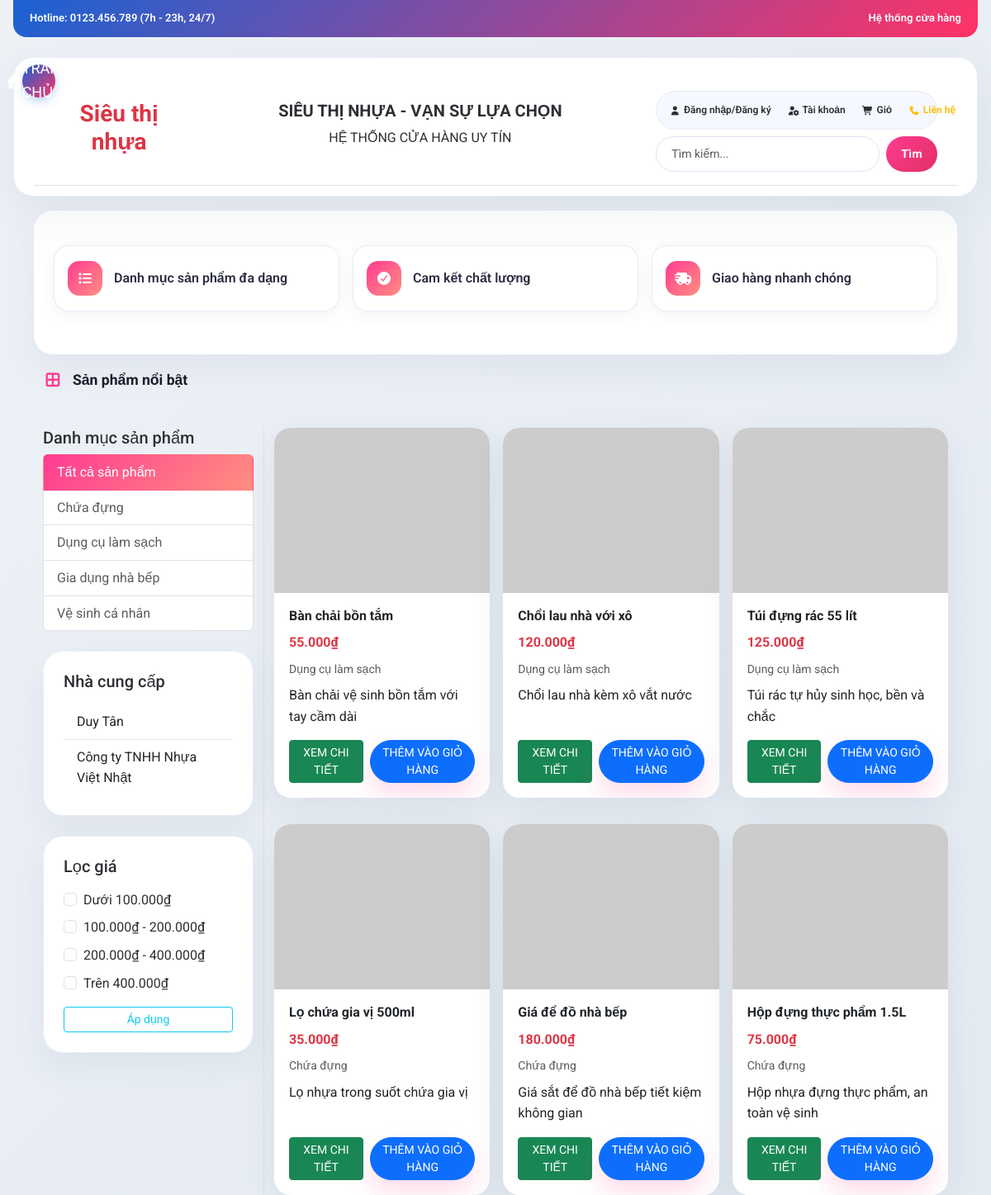
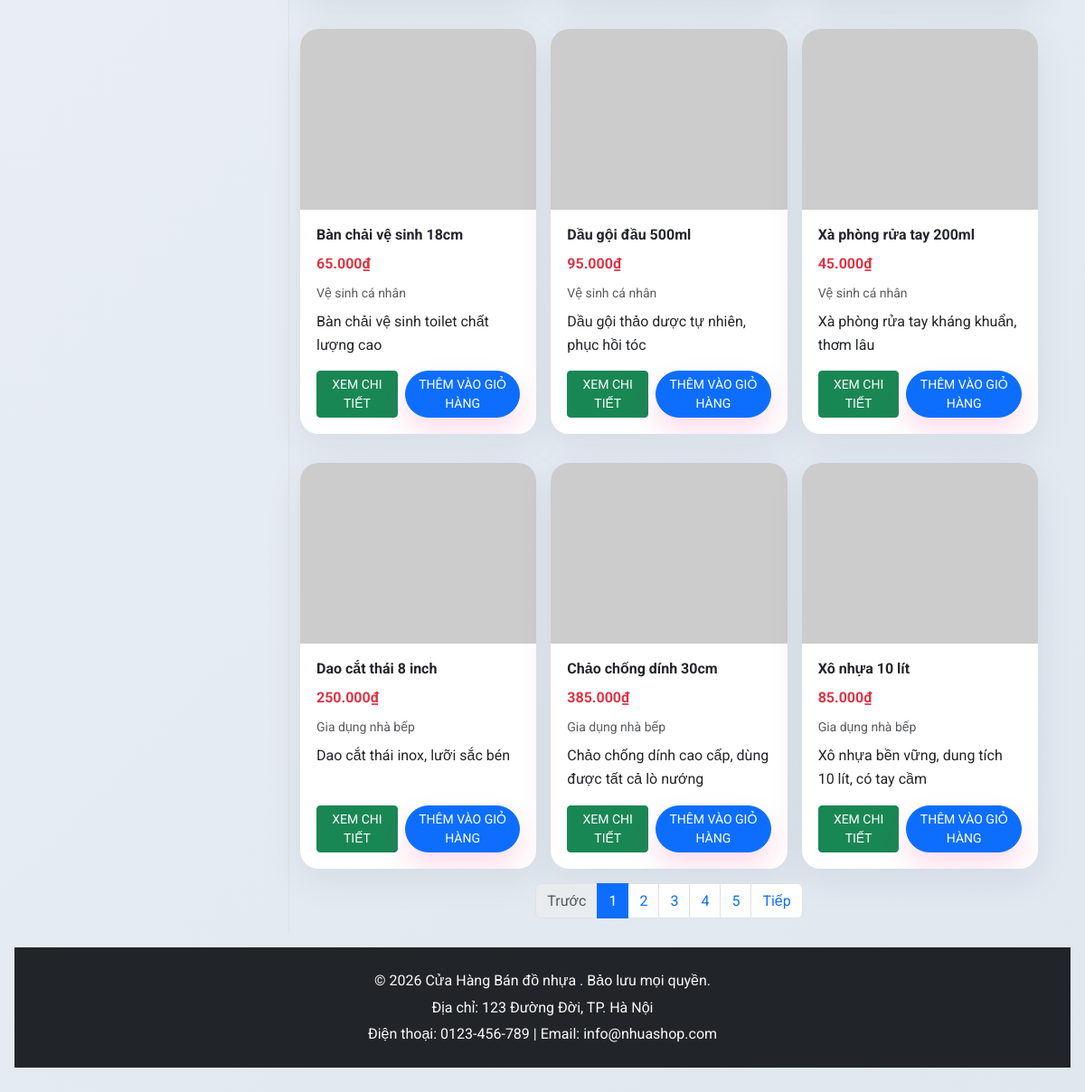
Before: / with the older database file (2 pictures, top to bottom).
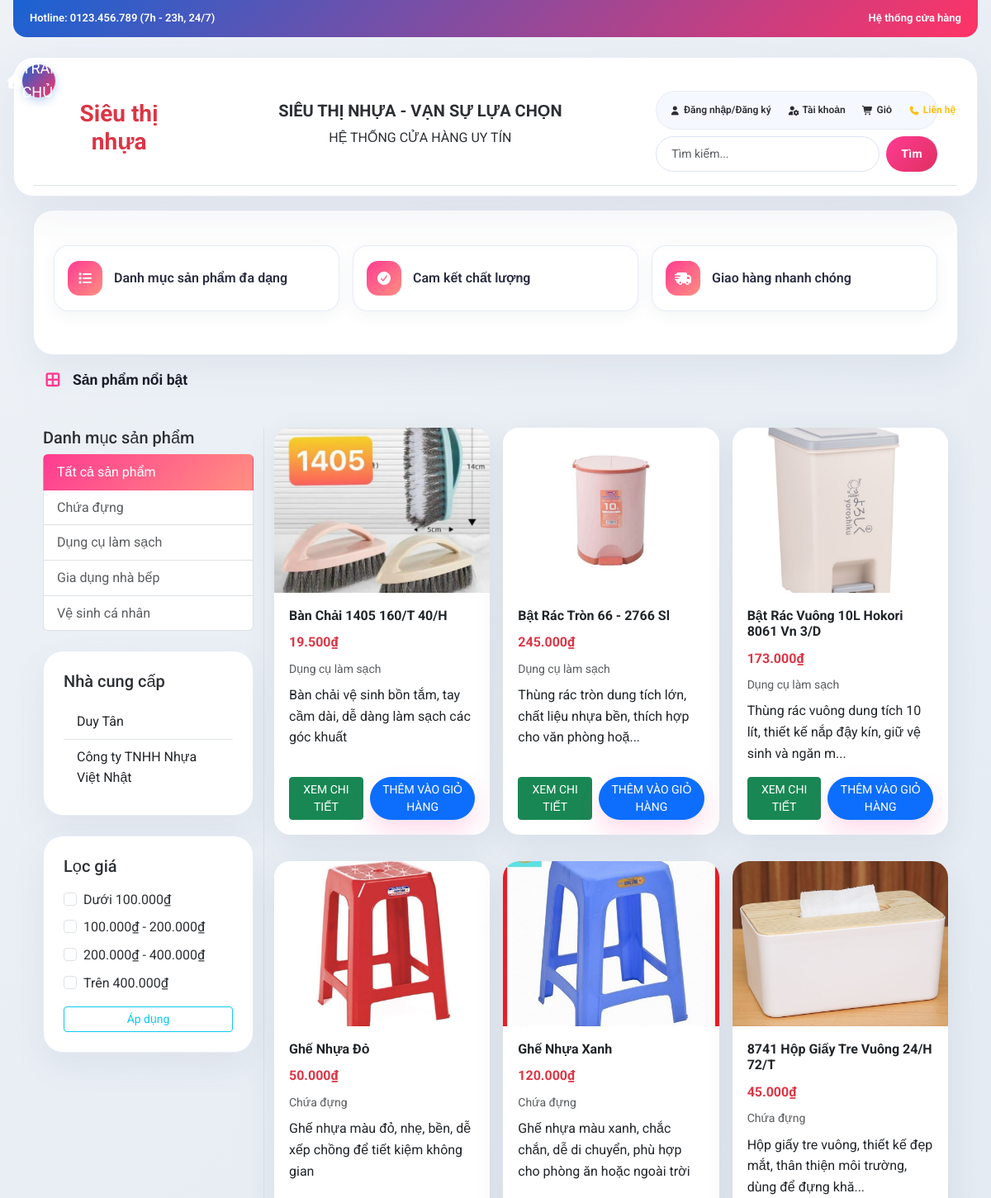
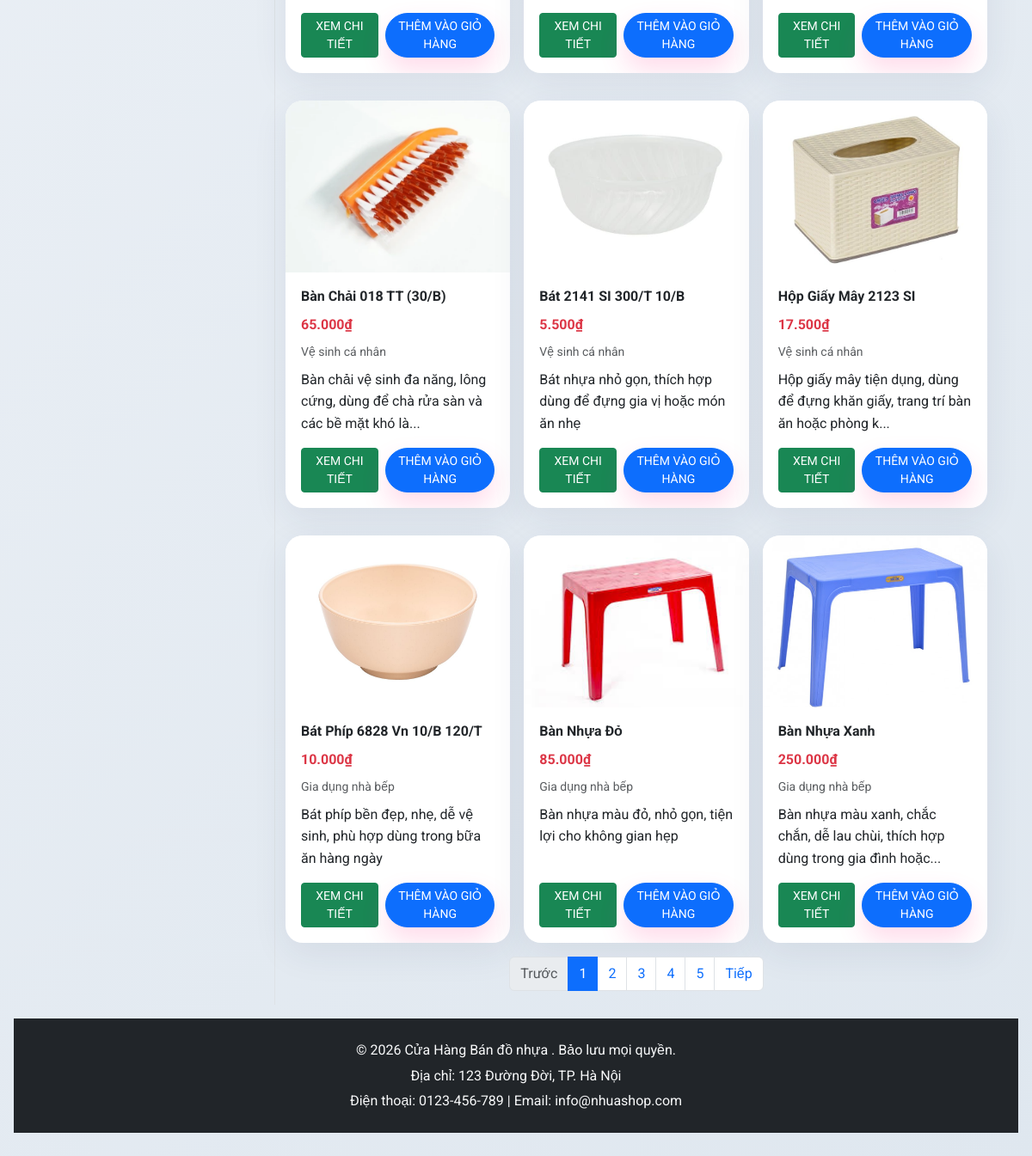
After: the same page with the newer database file (2 pictures, top to bottom).
### tables this page shows
CREATE TABLE categories (
    id INT AUTO_INCREMENT PRIMARY KEY,
    name VARCHAR(100) NOT NULL,
    description TEXT,
    created_at TIMESTAMP DEFAULT CURRENT_TIMESTAMP
);

CREATE TABLE products (
    id INT AUTO_INCREMENT PRIMARY KEY,
    name VARCHAR(150) NOT NULL,
    price DECIMAL(10, 2) NOT NULL,
    quantity INT DEFAULT 0,
    category_id INT NOT NULL,
    description TEXT,
    image VARCHAR(255),
    created_at TIMESTAMP DEFAULT CURRENT_TIMESTAMP,
    FOREIGN KEY (category_id) REFERENCES categories(id)
);

### home.php (the view, shortened to what this page needs)
<?php
$categoryFilter = isset($_GET['category']) ? (int)$_GET['category'] : 0;
$where = '';
$products = [];
$sql = "SELECT p.id, p.name, p.price, p.quantity, p.image, p.description, c.name AS category_name
        FROM products p
        LEFT JOIN categories c ON p.category_id = c.id
        $where
        ORDER BY p.id DESC";
$result = mysqli_query($conn, $sql);
if ($result) {
    while ($row = mysqli_fetch_assoc($result)) {
        $products[] = $row;
    }
}
$categories = [];
$categorySql = "SELECT id, name FROM categories ORDER BY name";
$categoryResult = mysqli_query($conn, $categorySql);
if ($categoryResult) {
    while ($row = mysqli_fetch_assoc($categoryResult)) {
        $categories[] = $row;
    }
}
?>
<div class="container-fluid mt-3">
    <div class="row mb-4">
        <div class="col-12">
            <div class="section-title"><i class="fas fa-th-large"></i> Sản phẩm nổi bật</div>
        </div>
    </div>
    <div class="row">
        <aside class="col-md-4 col-lg-3 border-end">
            <h5>Danh mục sản phẩm</h5>
            <?php if (!empty($categories)): ?>
                <div class="list-group mb-4">
                    <a href="index.php?page_layout=home" class="list-group-item list-group-item-action<?php echo $categoryFilter === 0 ? ' active' : ''; ?>">Tất cả sản phẩm</a>
                    <?php foreach ($categories as $cat): ?>
                        <a href="index.php?page_layout=home&category=<?php echo $cat['id']; ?>" class="list-group-item list-group-item-action<?php echo $categoryFilter === (int)$cat['id'] ? ' active' : ''; ?>">
                            <?php echo htmlspecialchars($cat['name']); ?>
                        </a>
                    <?php endforeach; ?>
                </div>
            <?php else: ?>
                <p class="text-muted">Không có danh mục.</p>
            <?php endif; ?>
            <div class="section-card mb-4">
                <h5 class="mb-3">Nhà cung cấp</h5>
                <ul class="list-group list-group-flush">
                    <li class="list-group-item">Duy Tân</li>
                    <li class="list-group-item">Công ty TNHH Nhựa Việt Nhật</li>
                </ul>
            </div>
            <div class="section-card">
                <h5 class="mb-3">Lọc giá</h5>
                <div class="form-check mb-2">
                    <input class="form-check-input" type="checkbox" id="price1">
                    <label class="form-check-label" for="price1">Dưới 100.000₫</label>
                </div>
                <div class="form-check mb-2">
                    <input class="form-check-input" type="checkbox" id="price2">
                    <label class="form-check-label" for="price2">100.000₫ - 200.000₫</label>
                </div>
                <div class="form-check mb-2">
                    <input class="form-check-input" type="checkbox" id="price3">
                    <label class="form-check-label" for="price3">200.000₫ - 400.000₫</label>
                </div>
                <div class="form-check mb-3">
                    <input class="form-check-input" type="checkbox" id="price4">
                    <label class="form-check-label" for="price4">Trên 400.000₫</label>
                </div>
                <button class="btn btn-outline-info btn-sm w-100">Áp dụng</button>
            </div>
        </aside>
        <main class="col-md-8 col-lg-9">
            <div class="row g-3">
                <?php if (!empty($products)): ?>
                    <?php foreach ($products as $product): ?>
                        <div class="col-sm-6 col-lg-4 d-flex">
                            <div class="card mb-3 flex-fill">
                                <?php $imagePath = !empty($product['image']) ? 'admin/imgs/' . htmlspecialchars($product['image']) : 'https://via.placeholder.com/300x200'; ?>
                                <img src="<?php echo $imagePath; ?>" class="card-img-top" alt="<?php echo htmlspecialchars($product['name']); ?>">
                                <div class="card-body d-flex flex-column">
                                    <h6 class="card-title"><?php echo htmlspecialchars($product['name']); ?></h6>
                                    <p class="text-danger fw-bold mb-2"><?php echo number_format($product['price'], 0, ',', '.'); ?>₫</p>
                                    <p class="text-muted small mb-2"><?php echo htmlspecialchars($product['category_name'] ?? 'Không xác định'); ?></p>
                                    <p class="mb-3"><?php echo htmlspecialchars(mb_strimwidth($product['description'] ?? '', 0, 80, '...')); ?></p>
                                    <div class="mt-auto d-flex gap-2">
                                        <a href="index.php?page_layout=product-detail&id=<?php echo $product['id']; ?>" class="btn btn-success btn-sm">XEM CHI TIẾT</a>
                                        <form method="POST" class="flex-fill">
                                            <button type="submit" name="add_to_cart" class="btn btn-primary btn-sm w-100">THÊM VÀO GIỎ HÀNG</button>
                                        </form>
                                    </div>
                                </div>
                            </div>
                        </div>
                    <?php endforeach; ?>
                <?php else: ?>
                    <div class="col-12">
                        <div class="alert alert-warning">Không tìm thấy sản phẩm nào.</div>
                    </div>
                <?php endif; ?>
            </div>
            <nav aria-label="Page navigation" class="px-4">
                <ul class="pagination justify-content-center">
                    <li class="page-item disabled"><a class="page-link" href="#" tabindex="-1">Trước</a></li>
                    <li class="page-item active"><a class="page-link" href="#">1</a></li>
                    <li class="page-item"><a class="page-link" href="#">2</a></li>
                    <li class="page-item"><a class="page-link" href="#">3</a></li>
                    <li class="page-item"><a class="page-link" href="#">4</a></li>
                    <li class="page-item"><a class="page-link" href="#">5</a></li>
                    <li class="page-item"><a class="page-link" href="#">Tiếp</a></li>
                </ul>
            </nav>
        </main>
    </div>
</div>

### index.php (shortened to what this page needs)
<?php
include_once 'config/database.php';
?>
<!DOCTYPE html>
<html lang="vi">
<head>
    <link rel="stylesheet" href="bootstrap-5.3.8-dist/css/bootstrap.min.css">
    <link rel="stylesheet" href="https://cdnjs.cloudflare.com/ajax/libs/font-awesome/7.0.1/css/all.min.css" />
    <link rel="stylesheet" href="style.css">
</head>
<body>
    <div class="main-wrapper">
        <div class="top-bar d-flex justify-content-between">
            <div>Hotline: 0123.456.789 (7h - 23h, 24/7)</div>
            <div><a href="#" class="text-white text-decoration-none">Hệ thống cửa hàng</a></div>
        </div>
        <div class="header-section">
            <a href="index.php" class="home-btn-header"><i class="fas fa-home"></i>TRANG CHỦ</a>
            <div class="container-fluid py-3 border-bottom px-4">
                <div class="row align-items-center">
                    <div class="col-md-2 text-center">
                        <h3 class="fw-bold text-danger">Siêu thị nhựa</h3>
                    </div>
                    <div class="col-md-6 text-center">
                        <h5 class="fw-bold">SIÊU THỊ NHỰA - VẠN SỰ LỰA CHỌN</h5>
                        <p>HỆ THỐNG CỬA HÀNG UY TÍN</p>
                    </div>
                    <div class="col-md-4">
                        <div class="d-flex flex-nowrap user-links py-2 px-2 gap-1">
                            <a href="login.php" class="user-link"><i class="fas fa-user"></i><span>Đăng nhập/Đăng ký</span></a>
                            <a href="#" class="user-link"><i class="fas fa-user-cog"></i><span>Tài khoản</span></a>
                            <a href="index.php?page_layout=cart" class="user-link"><i class="fas fa-shopping-cart"></i><span>Giỏ</span></a>
                            <a href="index.php?page_layout=contact" class="user-link text-warning fw-bold"><i class="fas fa-phone"></i><span>Liên hệ</span></a>
                        </div>
                        <form class="d-flex mt-2" method="GET" action="index.php">
                            <input class="form-control form-control-sm me-2 search-input" type="search" name="q" placeholder="Tìm kiếm..."
                                aria-label="Search">
                            <button class="btn btn-sm search-btn" type="submit">Tìm</button>
                        </form>
                    </div>
                </div>
            </div>
        </div>
        <div class="container-fluid my-3 px-4">
            <div class="section-card">
                <div class="row align-items-center text-center features-row gx-3">
                    <div class="col-md-4">
                        <div class="feature-item">
                            <i class="fas fa-list"></i>
                            <span>Danh mục sản phẩm đa dạng</span>
                        </div>
                    </div>
                    <div class="col-md-4">
                        <div class="feature-item">
                            <i class="fas fa-check-circle"></i>
                            <span>Cam kết chất lượng</span>
                        </div>
                    </div>
                    <div class="col-md-4">
                        <div class="feature-item">
                            <i class="fas fa-truck-fast"></i>
                            <span>Giao hàng nhanh chóng</span>
                        </div>
                    </div>
                </div>
            </div>
            <?php
            if (isset($_GET['page_layout'])) {
                switch ($_GET['page_layout']) {
                    case 'home':
                        include_once 'home.php';
                        break;
                    case 'product-detail':
                        include_once 'product-detail.php';
                        break;
                    case 'cart':
                        include_once 'cart.php';
                        break;
                    case 'contact':
                        include_once 'contact.php';
                        break;
                    default:
                        include_once 'home.php';
                        break;
                }
            } else {
                include_once 'home.php';
            }
            ?>
        </div>
        <div id="contact" class="bg-dark text-light py-4">
            <div class="container-fluid text-center px-4">
                <p class="mb-1">&copy; 2026 Cửa Hàng Bán đồ nhựa . Bảo lưu mọi quyền.</p>
                <p class="mb-1">Địa chỉ: 123 Đường Đời, TP. Hà Nội</p>
                <p class="mb-0">Điện thoại: 0123-456-789 | Email: info@nhuashop.com</p>
            </div>
        </div>
    </div>
</body>
</html>

### style.css (style rules this page uses)
html { box-sizing: border-box; scroll-behavior: smooth; }
*, *::before, *::after { box-sizing: inherit; }
body { margin: 0; min-height: 100vh; font-family: 'Roboto', sans-serif; background: linear-gradient(135deg, #eef2f7 0%, #dfe7ef 100%); color: #2c2f33; line-height: 1.6; }
img { max-width: 100%; display: block; }
a { color: inherit; text-decoration: none; }
button, input, select, textarea { font: inherit; }
.main-wrapper { max-width: 1280px; margin: 0 auto; padding: 0 16px 40px; }
.home-btn-header { position: absolute; top: 8px; left: 10px; width: 40px; height: 40px; background: linear-gradient(135deg, #1a62d3 0%, #ff3366 100%); color: #fff; border-radius: 50%; display: flex; align-items: center; justify-content: center; font-size: 18px; box-shadow: 0 4px 12px rgba(26, 98, 211, 0.3); transition: all 0.3s ease; }
.top-bar { background: linear-gradient(135deg, #1a62d3 0%, #ff3366 100%); color: #ffffff; font-size: 13px; font-weight: 600; padding: 12px 20px; border-radius: 0 0 16px 16px; display: flex; justify-content: space-between; align-items: center; gap: 16px; }
.top-bar a { color: #ffffff; }
.header-section { margin-top: 24px; background: #ffffff; padding: 24px 24px 12px; border-radius: 24px; box-shadow: 0 18px 60px rgba(55, 64, 104, 0.08); border: 1px solid rgba(230, 235, 247, 0.95); position: relative; }
.user-links { background: #f6f8ff; border-radius: 30px; padding: 6px; box-shadow: inset 0 0 0 1px rgba(89, 96, 141, 0.08); gap: 4px !important; }
.user-link { display: inline-flex; align-items: center; gap: 4px; padding: 6px 8px; border-radius: 20px; color: #2c2f33; font-weight: 600; font-size: 0.75rem; transition: all 0.3s ease; white-space: nowrap; }
.user-link i { font-size: 11px; }
.search-input { border: 1px solid #d9e2f4; border-radius: 999px; padding: 10px 18px; width: 100%; min-width: 0; transition: all 0.3s ease; }
.search-btn { border-radius: 999px; border: none; background: linear-gradient(135deg, #ff3b92 0%, #e03061 100%); color: #fff; padding: 10px 18px; font-weight: 700; letter-spacing: 0.4px; transition: transform 0.25s ease, box-shadow 0.25s ease; }
.features-row { margin-top: 18px; margin-bottom: 28px; }
.feature-item { display: flex; align-items: center; gap: 14px; padding: 18px 16px; border-radius: 18px; border: 1px solid rgba(229, 236, 248, 0.95); background: #ffffff; box-shadow: 0 5px 18px rgba(56, 69, 101, 0.06); transition: transform 0.25s ease; }
.feature-item i { width: 42px; height: 42px; display: grid; place-items: center; border-radius: 14px; background: linear-gradient(135deg, #ff3b92 0%, #ff8f80 100%); color: #fff; }
.feature-item span { font-weight: 600; color: #2b2d42; }
.section-card { background: #ffffff; border-radius: 24px; padding: 24px; border: 1px solid rgba(229, 236, 248, 0.95); box-shadow: 0 16px 40px rgba(90, 102, 133, 0.08); }
.section-title { display: inline-flex; align-items: center; gap: 12px; margin-bottom: 20px; font-size: 1.1rem; font-weight: 700; color: #1b1d2b; }
.section-title i { font-size: 1.2rem; color: #ff3b92; }
.list-group-item.active { background: linear-gradient(135deg, #ff3b92 0%, #ff8f80 100%); border-color: transparent; color: #fff; }
.card { border: none; border-radius: 20px; overflow: hidden; box-shadow: 0 12px 40px rgba(35, 51, 88, 0.08); }
.card-img-top { object-fit: cover; height: 200px; }
.card-body { padding: 18px; }
.card-title { font-size: 1rem; font-weight: 700; margin-bottom: 10px; }
.btn-primary { border-radius: 999px; box-shadow: 0 15px 30px rgba(255, 59, 146, 0.18); transition: transform 0.25s ease, box-shadow 0.25s ease; }

Changed rows visible on the page:
changed products: image: picture added in place of a placeholder; name "Bàn chải bồn tắm" → "Bàn Chải 1405 160/T 40/H"; price "55.000" → "19.500"; description "Bàn chải vệ sinh bồn tắm với tay cầm dài" → "Bàn chải vệ sinh bồn tắm, tay cầm dài, dễ dàng làm sạch các góc khuất"
changed products: image: picture added in place of a placeholder; name "Chổi lau nhà với xô" → "Bật Rác Tròn 66 - 2766 Sl"; price "120.000" → "245.000"; description "Chổi lau nhà kèm xô vắt nước" → "Thùng rác tròn dung tích lớn, chất liệu nhựa bền, thích hợp cho văn phòng hoặ..."
changed products: image: picture added in place of a placeholder; name "Túi đựng rác 55 lít" → "Bật Rác Vuông 10L Hokori 8061 Vn 3/D"; price "125.000" → "173.000"; description "Túi rác tự hủy sinh học, bền và chắc" → "Thùng rác vuông dung tích 10 lít, thiết kế nắp đậy kín, giữ vệ sinh và ngăn m..."
changed products: image: picture added in place of a placeholder; name "Lọ chứa gia vị 500ml" → "Ghế Nhựa Đỏ"; price "35.000" → "50.000"; description "Lọ nhựa trong suốt chứa gia vị" → "Ghế nhựa màu đỏ, nhẹ, bền, dễ xếp chồng để tiết kiệm không gian"
changed products: image: picture added in place of a placeholder; name "Giá để đồ nhà bếp" → "Ghế Nhựa Xanh"; price "180.000" → "120.000"; description "Giá sắt để đồ nhà bếp tiết kiệm không gian" → "Ghế nhựa màu xanh, chắc chắn, dễ di chuyển, phù hợp cho phòng ăn hoặc ngoài trời"
changed products: image: picture added in place of a placeholder; name "Hộp đựng thực phẩm 1.5L" → "8741 Hộp Giấy Tre Vuông 24/H 72/T"; price "75.000" → "45.000"; description "Hộp nhựa đựng thực phẩm, an toàn vệ sinh" → "Hộp giấy tre vuông, thiết kế đẹp mắt, thân thiện môi trường, dùng để đựng khă..."
changed products: image: picture added in place of a placeholder; name "Bàn chải vệ sinh 18cm" → "Bàn Chải 018 TT (30/B)"; description "Bàn chải vệ sinh toilet chất lượng cao" → "Bàn chải vệ sinh đa năng, lông cứng, dùng để chà rửa sàn và các bề mặt khó là..."
changed products: image: picture added in place of a placeholder; name "Dầu gội đầu 500ml" → "Bát 2141 SI 300/T 10/B"; price "95.000" → "5.500"; description "Dầu gội thảo dược tự nhiên, phục hồi tóc" → "Bát nhựa nhỏ gọn, thích hợp dùng để đựng gia vị hoặc món ăn nhẹ"
changed products: image: picture added in place of a placeholder; name "Xà phòng rửa tay 200ml" → "Hộp Giấy Mây 2123 SI"; price "45.000" → "17.500"; description "Xà phòng rửa tay kháng khuẩn, thơm lâu" → "Hộp giấy mây tiện dụng, dùng để đựng khăn giấy, trang trí bàn ăn hoặc phòng k..."
changed products: image: picture added in place of a placeholder; name "Dao cắt thái 8 inch" → "Bát Phíp 6828 Vn 10/B 120/T"; price "250.000" → "10.000"; description "Dao cắt thái inox, lưỡi sắc bén" → "Bát phíp bền đẹp, nhẹ, dễ vệ sinh, phù hợp dùng trong bữa ăn hàng ngày"
changed products: image: picture added in place of a placeholder; name "Chảo chống dính 30cm" → "Bàn Nhựa Đỏ"; price "385.000" → "85.000"; description "Chảo chống dính cao cấp, dùng được tất cả lò nướng" → "Bàn nhựa màu đỏ, nhỏ gọn, tiện lợi cho không gian hẹp"
changed products: image: picture added in place of a placeholder; name "Xô nhựa 10 lít" → "Bàn Nhựa Xanh"; price "85.000" → "250.000"; description "Xô nhựa bền vững, dung tích 10 lít, có tay cầm" → "Bàn nhựa màu xanh, chắc chắn, dễ lau chùi, thích hợp dùng trong gia đình hoặc..."
